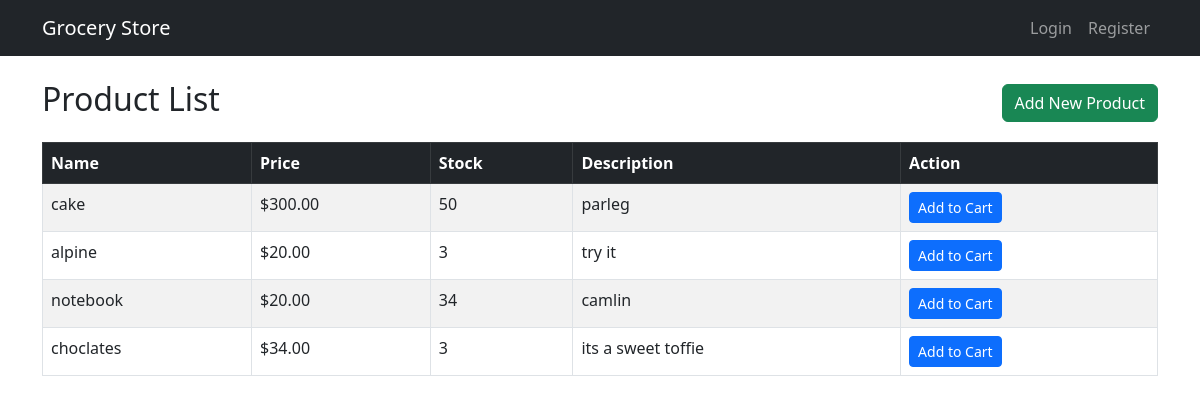
The page / on the database its author committed.
### store/models.py (models this page shows, shortened)
class Product(models.Model):
    name=models.CharField(max_length=100)
    price = models.DecimalField(max_digits=6, decimal_places=2)
    stock = models.IntegerField()
    description = models.TextField()

### store/views.py (the view)
# urls.py: path('', views.dashboard, name='dashboard'),  # Directly show dashboard on root URL
def dashboard(request):
    products = Product.objects.all()
    return render(request, 'dashboard.html', {'products': products})

### store/templates/dashboard.html (shortened to what this page needs)
{% extends 'base.html' %}
{% block content %}
<div class="d-flex justify-content-between align-items-center mb-3">
    <h2>Product List</h2>
    <a href="{% url 'add_product' %}" class="btn btn-success">Add New Product</a>
</div>
<table class="table table-bordered table-striped">
    <thead class="table-dark">
        <tr>
            <th>Name</th>
            <th>Price</th>
            <th>Stock</th>
            <th>Description</th>
            <th>Action</th>
        </tr>
    </thead>
    <tbody>
        {% for product in products %}
        <tr>
            <td>{{ product.name }}</td>
            <td>${{ product.price }}</td>
            <td>{{ product.stock }}</td>
            <td>{{ product.description }}</td>
            <td>
                <a href="{% url 'add_to_cart' product.id %}" class="btn btn-primary btn-sm">Add to Cart</a>
            </td>
        </tr>
        {% endfor %}
    </tbody>
</table>
{% endblock %}

### store/templates/base.html (shortened to what this page needs)
<!DOCTYPE html>
<html lang="en">
<head>
    <link href="https://cdn.jsdelivr.net/npm/bootstrap@5.3.0/dist/css/bootstrap.min.css" rel="stylesheet">
</head>
<body>
    <nav class="navbar navbar-expand-lg navbar-dark bg-dark">
        <div class="container">
            <a class="navbar-brand" href="{% url 'dashboard' %}">Grocery Store</a>
            <div class="collapse navbar-collapse" id="navbarNav">
                <ul class="navbar-nav ms-auto">
                    {% if user.is_authenticated %}
                        <li class="nav-item"><a class="nav-link" href="{% url 'cart' %}">Cart</a></li>
                        <li class="nav-item"><a class="nav-link" href="{% url 'logout' %}">Logout</a></li>
                    {% else %}
                        <li class="nav-item"><a class="nav-link" href="{% url 'login' %}">Login</a></li>
                        <li class="nav-item"><a class="nav-link" href="{% url 'register' %}">Register</a></li>
                    {% endif %}
                </ul>
            </div>
        </div>
    </nav>
    <div class="container mt-4">
        {% block content %}{% endblock %}
    </div>
</body>
</html>

### rows shown on the page
Product: name "cake", price "300.00", stock "50", description "parleg"
Product: name "alpine", price "20.00", stock "3", description "try it"
Product: name "notebook", price "20.00", stock "34", description "camlin"
Product: name "choclates", price "34.00", stock "3", description "its a sweet toffie"
